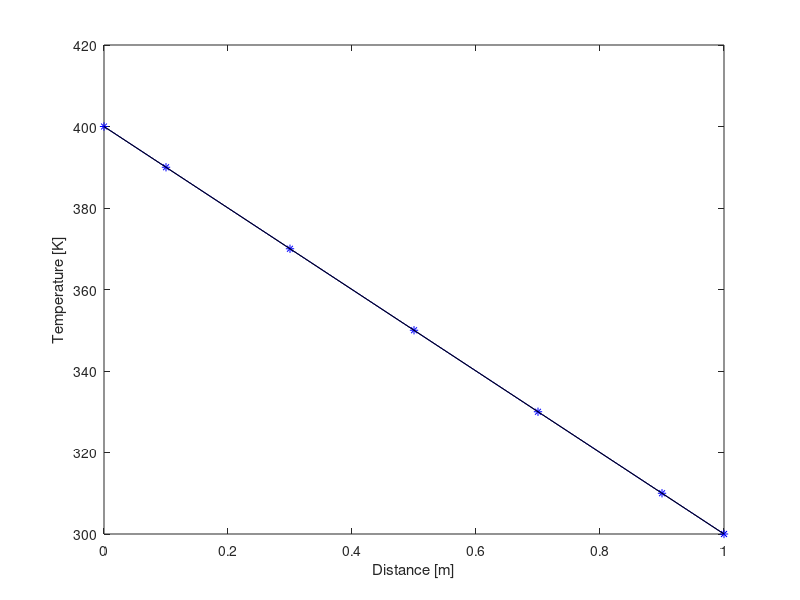

MATLAB code for this plot:
% Lecture 2 Example #2
clear all
close all
clc

% Defining our constants:
L = 1; % [m]
Gamma_e = 1; % [W/m-K]
Gamma_w = 1; % [W/m-K]
A_e = 1; % [m^2]
A_w = A_e;

% Defining our domain:
N = 5; % number of control volumes
n = N+2; % number of nodes
delta_x_w = L/N;
delta_x_e = L/N;
dx = L/N;

% Defining our variables of interest:
T = zeros(1,(N+2));
coeff = zeros(N,N);
b = zeros(N,1);

% Defining our boundary conditions:
q_b = 100; % [W/m^2]
T(end) = 300; % [K]

% Defining our coefficients for the interior of our domain (CVs 2:N-1):
a_W = A_w*(Gamma_w/delta_x_w);
a_E = A_e*(Gamma_e/delta_x_e);
a_P = a_E + a_W;

% Populating our coefficient matrix. We first start with the interior
% diagonal values (i.e. a_P for CVs 2:N-1

for i = 2:N-1
    for j = 2:N-1
        if i == j
            coeff(i,j) = a_P; 
        end
        
    end
end

% Next we have to populate a_P for CVs 1 and N. Note for CV 1 we use the
% modified a_W expression considering the flux
coeff(1,1) = a_E;
% Note for CV 2 we use the modified expression for a_E, which considers
% delta_x_e/2
coeff(end,end) = a_W + (A_e*((2*Gamma_e)/delta_x_e));

% Next we populate the off-diagonals, i.e. a_E and a_W
for i = 1:N
    for j = 1:N
        if i + 1 == j
           coeff(i,j) = -a_E; 
        end
        if j + 1 == i
            coeff(i,j) = -a_W;
        end
    end
end

% Next we populate the RHS matrix
b(1) = A_w*q_b;
b(end) = (A_e*((2*Gamma_e)/dx))*T(end);

% Obtaining the solution through matrix inversion
temp = coeff\b;

% To solve for the temperature on the boundary of the domain, we must
% employ a basic differencing scheme
T(1) = temp(1) + (q_b/Gamma_w)*(delta_x_w/2);

fprintf('T(0) = %.1f [K]\n',T(1))
for i = 1:N
   fprintf('T(%i) = %.1f [K]\n',i,temp(i))
end
fprintf('T(%i) = %.1f [K]\n',(N+1),T(end))

% Defining nodal points - where temperature is solved (used for plotting)
nodes = zeros(1,n);
nodes(1) = 0;
nodes(2) = dx/2;
for i = 3:N
    nodes(i) = nodes(i-1) + dx;
end
nodes(end-1) = L - (dx/2);
nodes(end) = L;

x_analytic = linspace(0,L,100);
T_analytic = @(x) 300 + (q_b/Gamma_w)*(L - x); 

plot(nodes,[T(1);temp(:);T(end)],'-*b')
hold on
plot(x_analytic,T_analytic(x_analytic),'k')
ylabel('Temperature [K]')
xlabel('Distance [m]')

